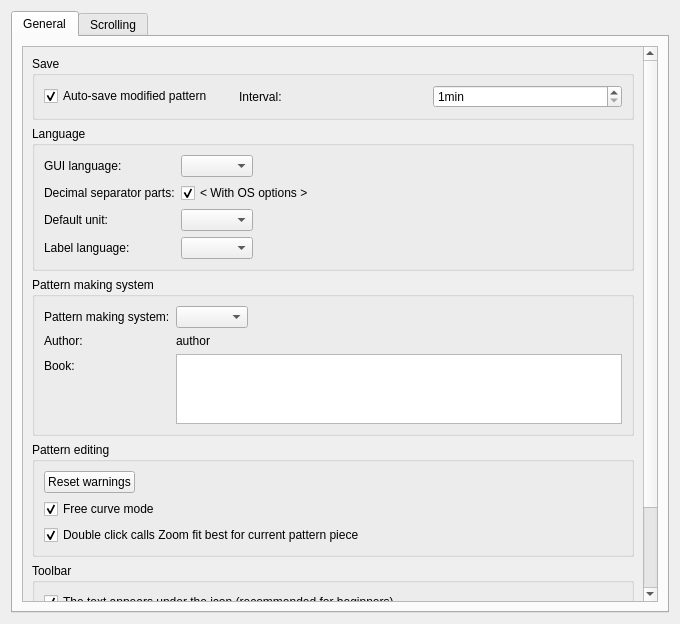
<?xml version="1.0" encoding="UTF-8"?>
<ui version="4.0">
 <class>PreferencesConfigurationPage</class>
 <widget class="QWidget" name="PreferencesConfigurationPage">
  <property name="geometry">
   <rect>
    <x>0</x>
    <y>0</y>
    <width>680</width>
    <height>624</height>
   </rect>
  </property>
  <property name="windowTitle">
   <string notr="true">Configuration</string>
  </property>
  <layout class="QVBoxLayout" name="verticalLayout_6">
   <item>
    <widget class="QTabWidget" name="tabWidget">
     <property name="currentIndex">
      <number>0</number>
     </property>
     <widget class="QWidget" name="tabGeneral">
      <attribute name="title">
       <string>General</string>
      </attribute>
      <layout class="QVBoxLayout" name="verticalLayout">
       <item>
        <widget class="QScrollArea" name="scrollArea">
         <property name="widgetResizable">
          <bool>true</bool>
         </property>
         <widget class="QWidget" name="scrollAreaWidgetContents">
          <property name="geometry">
           <rect>
            <x>0</x>
            <y>-152</y>
            <width>624</width>
            <height>707</height>
           </rect>
          </property>
          <layout class="QVBoxLayout" name="verticalLayout_2">
           <item>
            <widget class="QGroupBox" name="saveGroup">
             <property name="title">
              <string>Save</string>
             </property>
             <layout class="QHBoxLayout" name="horizontalLayout">
              <item>
               <widget class="QCheckBox" name="autoSaveCheck">
                <property name="text">
                 <string>Auto-save modified pattern</string>
                </property>
                <property name="checked">
                 <bool>true</bool>
                </property>
               </widget>
              </item>
              <item>
               <widget class="QLabel" name="label">
                <property name="text">
                 <string>Interval:</string>
                </property>
               </widget>
              </item>
              <item>
               <widget class="QSpinBox" name="autoTime">
                <property name="sizePolicy">
                 <sizepolicy hsizetype="Minimum" vsizetype="Fixed">
                  <horstretch>0</horstretch>
                  <verstretch>0</verstretch>
                 </sizepolicy>
                </property>
                <property name="suffix">
                 <string>min</string>
                </property>
                <property name="minimum">
                 <number>1</number>
                </property>
                <property name="maximum">
                 <number>60</number>
                </property>
               </widget>
              </item>
             </layout>
            </widget>
           </item>
           <item>
            <widget class="QGroupBox" name="groupBox_2">
             <property name="title">
              <string>Language</string>
             </property>
             <layout class="QFormLayout" name="formLayout">
              <property name="fieldGrowthPolicy">
               <enum>QFormLayout::ExpandingFieldsGrow</enum>
              </property>
              <item row="0" column="0">
               <widget class="QLabel" name="label_2">
                <property name="text">
                 <string>GUI language:</string>
                </property>
               </widget>
              </item>
              <item row="0" column="1">
               <widget class="QComboBox" name="langCombo"/>
              </item>
              <item row="1" column="0">
               <widget class="QLabel" name="label_3">
                <property name="text">
                 <string>Decimal separator parts:</string>
                </property>
               </widget>
              </item>
              <item row="1" column="1">
               <widget class="QCheckBox" name="osOptionCheck">
                <property name="text">
                 <string notr="true">&lt; With OS options &gt;</string>
                </property>
                <property name="checked">
                 <bool>true</bool>
                </property>
               </widget>
              </item>
              <item row="2" column="0">
               <widget class="QLabel" name="label_4">
                <property name="text">
                 <string>Default unit:</string>
                </property>
               </widget>
              </item>
              <item row="3" column="0">
               <widget class="QLabel" name="label_5">
                <property name="text">
                 <string>Label language:</string>
                </property>
               </widget>
              </item>
              <item row="2" column="1">
               <widget class="QComboBox" name="unitCombo"/>
              </item>
              <item row="3" column="1">
               <widget class="QComboBox" name="labelCombo"/>
              </item>
             </layout>
            </widget>
           </item>
           <item>
            <widget class="QGroupBox" name="groupBox_3">
             <property name="title">
              <string>Pattern making system</string>
             </property>
             <layout class="QFormLayout" name="formLayout_2">
              <property name="fieldGrowthPolicy">
               <enum>QFormLayout::ExpandingFieldsGrow</enum>
              </property>
              <item row="0" column="0">
               <widget class="QLabel" name="label_6">
                <property name="text">
                 <string>Pattern making system:</string>
                </property>
               </widget>
              </item>
              <item row="0" column="1">
               <widget class="QComboBox" name="systemCombo"/>
              </item>
              <item row="1" column="0">
               <widget class="QLabel" name="label_7">
                <property name="text">
                 <string>Author:</string>
                </property>
               </widget>
              </item>
              <item row="1" column="1">
               <widget class="QLabel" name="systemAuthorValueLabel">
                <property name="text">
                 <string notr="true">author</string>
                </property>
               </widget>
              </item>
              <item row="2" column="0">
               <widget class="QLabel" name="label_9">
                <property name="text">
                 <string>Book:</string>
                </property>
               </widget>
              </item>
              <item row="2" column="1">
               <widget class="QPlainTextEdit" name="systemBookValueLabel">
                <property name="readOnly">
                 <bool>true</bool>
                </property>
               </widget>
              </item>
             </layout>
            </widget>
           </item>
           <item>
            <widget class="QGroupBox" name="groupBox_5">
             <property name="title">
              <string>Pattern editing</string>
             </property>
             <layout class="QVBoxLayout" name="verticalLayout_3">
              <item>
               <widget class="QPushButton" name="resetWarningsButton">
                <property name="sizePolicy">
                 <sizepolicy hsizetype="Fixed" vsizetype="Fixed">
                  <horstretch>0</horstretch>
                  <verstretch>0</verstretch>
                 </sizepolicy>
                </property>
                <property name="text">
                 <string>Reset warnings</string>
                </property>
               </widget>
              </item>
              <item>
               <widget class="QCheckBox" name="checkBoxFreeCurve">
                <property name="toolTip">
                 <string>Update a pattern only after a curve release</string>
                </property>
                <property name="text">
                 <string>Free curve mode</string>
                </property>
                <property name="checked">
                 <bool>true</bool>
                </property>
               </widget>
              </item>
              <item>
               <widget class="QCheckBox" name="checkBoxZoomFitBestCurrentPP">
                <property name="text">
                 <string>Double click calls Zoom fit best for current pattern piece</string>
                </property>
                <property name="checked">
                 <bool>true</bool>
                </property>
               </widget>
              </item>
             </layout>
            </widget>
           </item>
           <item>
            <widget class="QGroupBox" name="groupBox_6">
             <property name="title">
              <string>Toolbar</string>
             </property>
             <layout class="QVBoxLayout" name="verticalLayout_4">
              <item>
               <widget class="QCheckBox" name="toolBarStyleCheck">
                <property name="text">
                 <string>The text appears under the icon (recommended for beginners).</string>
                </property>
                <property name="checked">
                 <bool>true</bool>
                </property>
               </widget>
              </item>
             </layout>
            </widget>
           </item>
           <item>
            <widget class="QGroupBox" name="groupBox_8">
             <property name="title">
              <string>User Interface</string>
             </property>
             <layout class="QVBoxLayout" name="verticalLayout_7">
              <item>
               <widget class="QCheckBox" name="darkModeCheck">
                <property name="text">
                 <string>Activate dark mode</string>
                </property>
                <property name="checked">
                 <bool>true</bool>
                </property>
               </widget>
              </item>
             </layout>
            </widget>
           </item>
          </layout>
         </widget>
        </widget>
       </item>
      </layout>
     </widget>
     <widget class="QWidget" name="tabScrolling">
      <attribute name="title">
       <string>Scrolling</string>
      </attribute>
      <layout class="QVBoxLayout" name="verticalLayout_5">
       <item>
        <widget class="QGroupBox" name="groupBox">
         <property name="title">
          <string>Animation</string>
         </property>
         <layout class="QFormLayout" name="formLayout_3">
          <property name="fieldGrowthPolicy">
           <enum>QFormLayout::ExpandingFieldsGrow</enum>
          </property>
          <item row="0" column="0">
           <widget class="QLabel" name="label_8">
            <property name="text">
             <string>Duration:</string>
            </property>
           </widget>
          </item>
          <item row="0" column="1">
           <widget class="QSpinBox" name="spinBoxDuration">
            <property name="toolTip">
             <string>Scrolling animation duration</string>
            </property>
            <property name="suffix">
             <string comment="milliseconds">ms</string>
            </property>
            <property name="minimum">
             <number>100</number>
            </property>
            <property name="maximum">
             <number>1000</number>
            </property>
            <property name="value">
             <number>300</number>
            </property>
           </widget>
          </item>
          <item row="1" column="0">
           <widget class="QLabel" name="label_10">
            <property name="text">
             <string>Update interval:</string>
            </property>
           </widget>
          </item>
          <item row="1" column="1">
           <widget class="QSpinBox" name="spinBoxUpdateInterval">
            <property name="toolTip">
             <string>Time in milliseconds between each animation update</string>
            </property>
            <property name="suffix">
             <string comment="milliseconds">ms</string>
            </property>
            <property name="minimum">
             <number>10</number>
            </property>
            <property name="maximum">
             <number>100</number>
            </property>
            <property name="value">
             <number>30</number>
            </property>
           </widget>
          </item>
         </layout>
        </widget>
       </item>
       <item>
        <widget class="QGroupBox" name="groupBox_4">
         <property name="title">
          <string>Mouse scale</string>
         </property>
         <layout class="QFormLayout" name="formLayout_4">
          <property name="fieldGrowthPolicy">
           <enum>QFormLayout::ExpandingFieldsGrow</enum>
          </property>
          <item row="0" column="0">
           <widget class="QLabel" name="label_11">
            <property name="text">
             <string comment="sensor mouse">Sensor:</string>
            </property>
           </widget>
          </item>
          <item row="0" column="1">
           <widget class="QDoubleSpinBox" name="doubleSpinBoxSensor">
            <property name="toolTip">
             <string>Scale scrolling sensitivity for mouse with sensor</string>
            </property>
            <property name="minimum">
             <double>1.000000000000000</double>
            </property>
            <property name="maximum">
             <double>10.000000000000000</double>
            </property>
            <property name="singleStep">
             <double>0.100000000000000</double>
            </property>
            <property name="value">
             <double>2.000000000000000</double>
            </property>
           </widget>
          </item>
          <item row="1" column="0">
           <widget class="QLabel" name="label_12">
            <property name="text">
             <string comment="mouse wheel">Wheel:</string>
            </property>
           </widget>
          </item>
          <item row="1" column="1">
           <widget class="QDoubleSpinBox" name="doubleSpinBoxWheel">
            <property name="toolTip">
             <string>Scale scrolling sensitivity for mouse with wheel</string>
            </property>
            <property name="minimum">
             <double>1.000000000000000</double>
            </property>
            <property name="maximum">
             <double>100.000000000000000</double>
            </property>
            <property name="singleStep">
             <double>0.100000000000000</double>
            </property>
            <property name="value">
             <double>45.000000000000000</double>
            </property>
           </widget>
          </item>
         </layout>
        </widget>
       </item>
       <item>
        <widget class="QGroupBox" name="groupBox_7">
         <property name="title">
          <string>Scrolling</string>
         </property>
         <layout class="QFormLayout" name="formLayout_5">
          <property name="fieldGrowthPolicy">
           <enum>QFormLayout::ExpandingFieldsGrow</enum>
          </property>
          <item row="0" column="0">
           <widget class="QLabel" name="label_13">
            <property name="text">
             <string>Acceleration:</string>
            </property>
           </widget>
          </item>
          <item row="0" column="1">
           <widget class="QDoubleSpinBox" name="doubleSpinBoxAcceleration">
            <property name="minimum">
             <double>1.000000000000000</double>
            </property>
            <property name="maximum">
             <double>10.000000000000000</double>
            </property>
            <property name="singleStep">
             <double>0.100000000000000</double>
            </property>
            <property name="value">
             <double>1.300000000000000</double>
            </property>
           </widget>
          </item>
         </layout>
        </widget>
       </item>
       <item>
        <spacer name="verticalSpacer_2">
         <property name="orientation">
          <enum>Qt::Vertical</enum>
         </property>
         <property name="sizeHint" stdset="0">
          <size>
           <width>20</width>
           <height>40</height>
          </size>
         </property>
        </spacer>
       </item>
      </layout>
     </widget>
    </widget>
   </item>
  </layout>
 </widget>
 <resources/>
 <connections/>
</ui>
